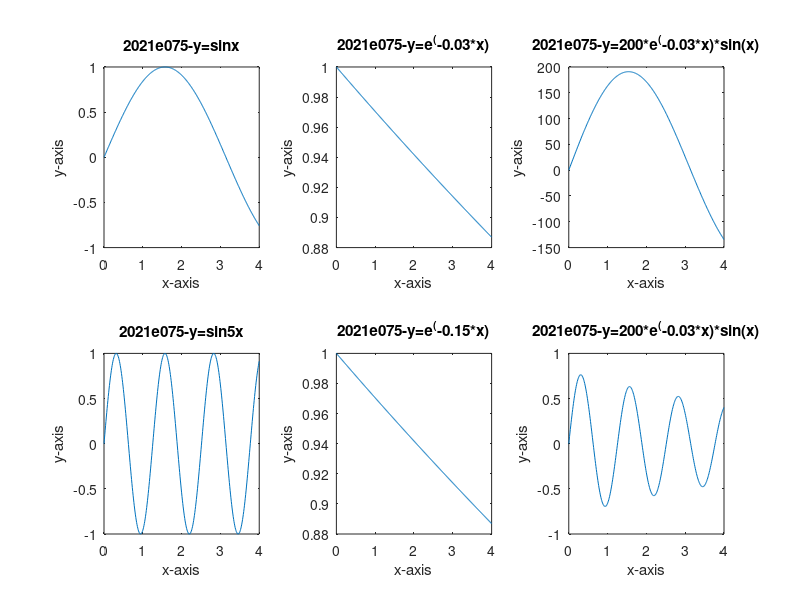

Here is the MATLAB script that generated this plot:

% (1)b.
% Graph_1
subplot(2,3,1);
x=[0:0.01:4];
y1=sin(x);
plot(x,y1)
title('2021e075-y=sinx');
xlabel('x-axis');
ylabel('y-axis');

%Graph_2
subplot(2,3,2);
x=[0:0.01:4];
y2=exp(-0.03*x);
plot(x,y2)
title('2021e075-y=e^(-0.03*x)');
xlabel('x-axis');
ylabel('y-axis');

%Graph_3
subplot(2,3,3);
x=[0:0.01:4];
y3=exp(-0.03*x).*sin(x).*200;
plot(x,y3)
title('2021e075-y=200*e^(-0.03*x)*sin(x)');
xlabel('x-axis');
ylabel('y-axis');

% Graph_4
subplot(2,3,4);
x=[0:0.01:4];
y4=sin(5*x);
plot(x,y4)
title('2021e075-y=sin5x');
xlabel('x-axis');
ylabel('y-axis');

%Graph_5
subplot(2,3,5);
x=[0:0.01:4];
y5=exp(-0.15*x);
plot(x,y2)
title('2021e075-y=e^(-0.15*x)');
xlabel('x-axis');
ylabel('y-axis');

%Graph_6
subplot(2,3,6);
x=[0:0.01:4];
y6=exp(-0.15*x).*sin(5*x).*0.8;
plot(x,y6)
title('2021e075-y=200*e^(-0.03*x)*sin(x)');
xlabel('x-axis');
ylabel('y-axis');